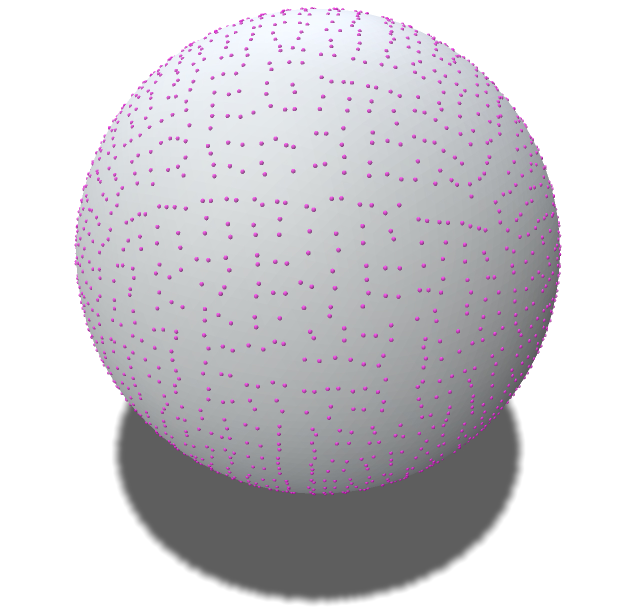
#> input picture out/show_HCPSOTS.jpg, 1276 x 1221 px, given in place of show_regular.jpg, which was not available (shown at 1/2 size)
$ python merge_sphere_noise.py
#> lines starting #> are read from the running program, lines starting #| are printed output that depends on the picture
from PIL import Image


out_dir = '/media/box/Elements/Exp/HCPSOTS/out/'

methods = ['regular', 'whitenoise', 'dartthrowing', 'stratified', 'poissondisk', 'NESOTS', 'HCPSOTS']

image_paths = [out_dir + f'show_{m}.jpg' for m in methods]

# 获取图片尺寸（这里假设所有图片尺寸相同，如果不同需要调整）
image = Image.open(image_paths[0])
#> image is the input picture: PIL image 1276x1221 RGB; mean R, G, B 205.3, 203.5, 207.6
image_width, image_height = image.size
#> image_width = 1276; image_height = 1221

# 设置画布尺寸（根据图片数量和布局设置）
canvas_width = 4 * image_width  # 假设每张图片宽度相同，4张一行
#> canvas_width = 5104
canvas_height = 2 * image_height  # 两行
#> canvas_height = 2442
# 创建空白画布
canvas = Image.new('RGB', (canvas_width, canvas_height), 'white')
#> canvas: PIL image 5104x2442 RGB; every value is 255

# 粘贴图片到画布上
x_offset = 0
y_offset = 0
for i, image_path in enumerate(image_paths):
    image = Image.open(image_path)
    if i < 4:
        # 第一行
        canvas.paste(image, (x_offset, y_offset))
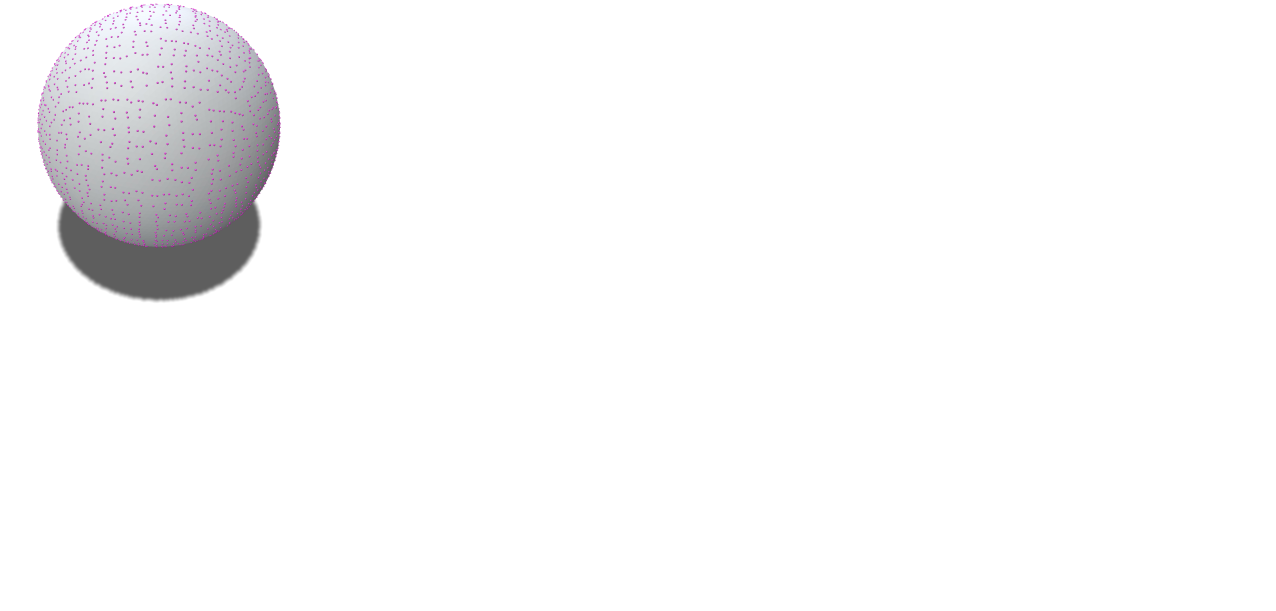
#> canvas: PIL image 5104x2442 RGB (shown at 1/4 size); mean R, G, B 248.8, 248.6, 249.1
        x_offset += image_width
#> x_offset = 1276
    else:
        # 重置x偏移量，准备粘贴到第二行
        if x_offset == canvas_width:
            x_offset = int(0.5*image_width)
            y_offset += image_height
        # 第二行
        canvas.paste(image, (x_offset, y_offset))
        x_offset += image_width
#> pass 2 of the loop `for i, image_path in enumerate(image_paths):`:
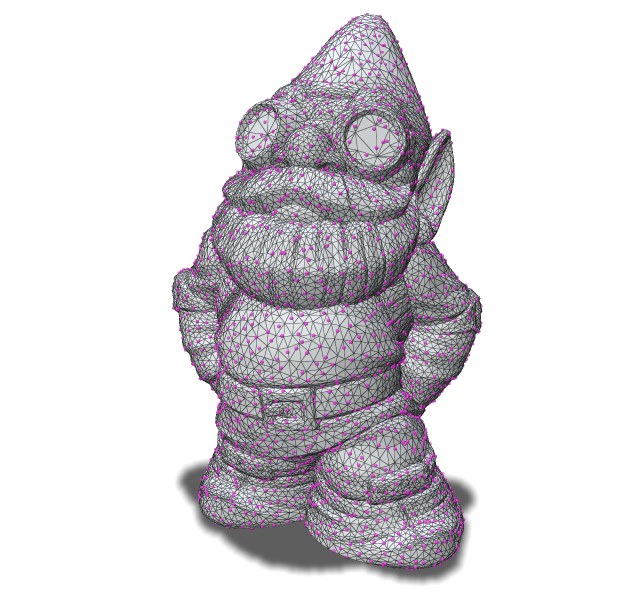
#> input picture out/show_HCPSOTS_mesh_sampling_275400_sf_simp.jpg, 1276 x 1221 px, given in place of show_whitenoise.jpg, which was not available (shown at 1/2 size)
#> image is the input picture: PIL image 1276x1221 RGB; mean R, G, B 219.5, 216.7, 220.5
#> `canvas.paste(image, (x_offset, y_offset))`:
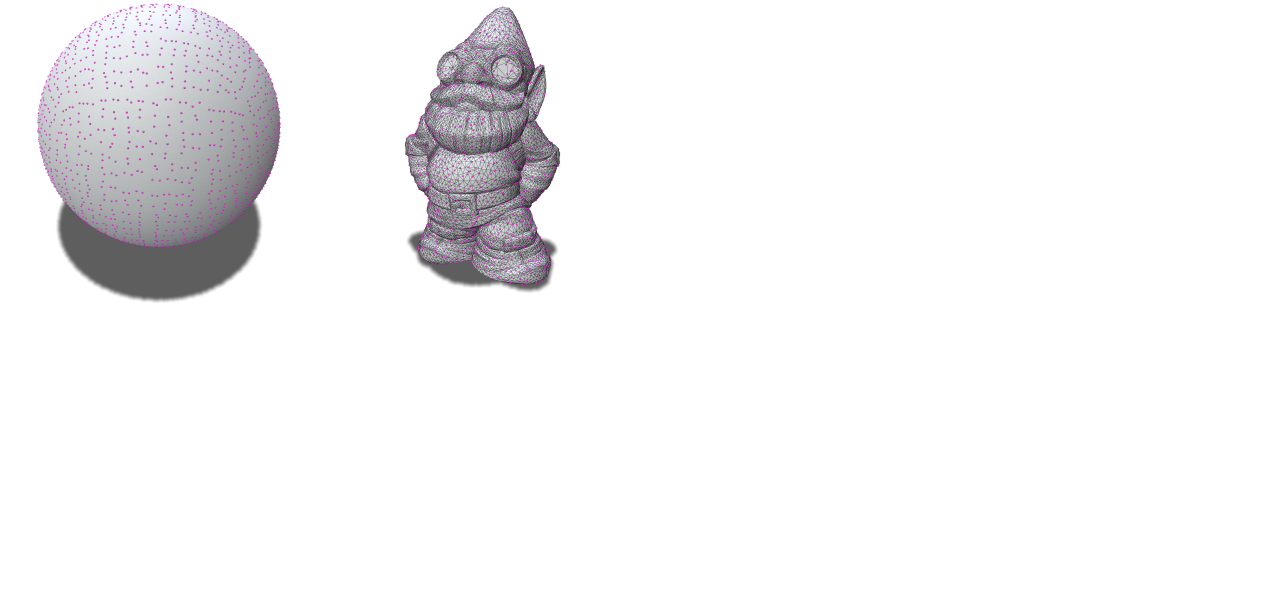
#> canvas: PIL image 5104x2442 RGB (shown at 1/4 size); mean R, G, B 244.3, 243.8, 244.8
#> (the run stopped early here; a loop or call above may not have finished)
